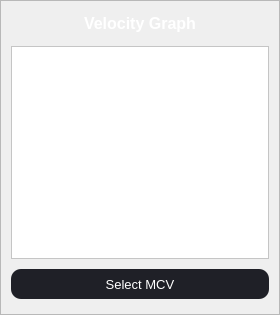
                   <widget class="QFrame" name="grafik_kecepatan">
                    <property name="minimumSize">
                     <size>
                      <width>280</width>
                      <height>315</height>
                     </size>
                    </property>
                    <property name="frameShape">
                     <enum>QFrame::StyledPanel</enum>
                    </property>
                    <property name="frameShadow">
                     <enum>QFrame::Raised</enum>
                    </property>
                    <layout class="QVBoxLayout" name="verticalLayout_29">
                     <property name="spacing">
                      <number>10</number>
                     </property>
                     <property name="leftMargin">
                      <number>10</number>
                     </property>
                     <property name="topMargin">
                      <number>10</number>
                     </property>
                     <property name="rightMargin">
                      <number>10</number>
                     </property>
                     <property name="bottomMargin">
                      <number>15</number>
                     </property>
                     <item>
                      <widget class="QLabel" name="label_kecepatan">
                       <property name="maximumSize">
                        <size>
                         <width>16777215</width>
                         <height>25</height>
                        </size>
                       </property>
                       <property name="font">
                        <font>
                         <family>Nirmala UI</family>
                         <pointsize>12</pointsize>
                         <weight>75</weight>
                         <bold>true</bold>
                        </font>
                       </property>
                       <property name="styleSheet">
                        <string notr="true">color: rgb(255, 255, 255);</string>
                       </property>
                       <property name="text">
                        <string>Velocity Graph</string>
                       </property>
                       <property name="alignment">
                        <set>Qt::AlignCenter</set>
                       </property>
                      </widget>
                     </item>
                     <item>
                      <widget class="QFrame" name="display_kecepatan">
                       <property name="maximumSize">
                        <size>
                         <width>16777215</width>
                         <height>16777215</height>
                        </size>
                       </property>
                       <property name="styleSheet">
                        <string notr="true">background-color: rgb(255, 255, 255);</string>
                       </property>
                       <property name="frameShape">
                        <enum>QFrame::StyledPanel</enum>
                       </property>
                       <property name="frameShadow">
                        <enum>QFrame::Raised</enum>
                       </property>
                       <layout class="QVBoxLayout" name="verticalLayout_30">
                        <property name="spacing">
                         <number>0</number>
                        </property>
                        <property name="leftMargin">
                         <number>5</number>
                        </property>
                        <property name="topMargin">
                         <number>5</number>
                        </property>
                        <property name="rightMargin">
                         <number>5</number>
                        </property>
                        <property name="bottomMargin">
                         <number>5</number>
                        </property>
                        <item>
                         <layout class="QVBoxLayout" name="grap_kecepatan">
                          <property name="spacing">
                           <number>0</number>
                          </property>
                          <property name="leftMargin">
                           <number>0</number>
                          </property>
                          <property name="topMargin">
                           <number>0</number>
                          </property>
                          <property name="rightMargin">
                           <number>0</number>
                          </property>
                          <property name="bottomMargin">
                           <number>0</number>
                          </property>
                         </layout>
                        </item>
                       </layout>
                      </widget>
                     </item>
                     <item>
                      <widget class="QPushButton" name="select_MCV">
                       <property name="minimumSize">
                        <size>
                         <width>0</width>
                         <height>30</height>
                        </size>
                       </property>
                       <property name="maximumSize">
                        <size>
                         <width>16777215</width>
                         <height>30</height>
                        </size>
                       </property>
                       <property name="font">
                        <font>
                         <family>MS Sans Serif</family>
                         <pointsize>10</pointsize>
                        </font>
                       </property>
                       <property name="styleSheet">
                        <string notr="true">QPushButton{
	color: rgb(255, 255, 255);
	background-color: rgb(31, 32, 39);
	border-radius:10px;
}

QPushButton::hover{
	background-color: rgb(57, 57, 63);
}</string>
                       </property>
                       <property name="text">
                        <string>Select MCV</string>
                       </property>
                      </widget>
                     </item>
                    </layout>
                   </widget>
